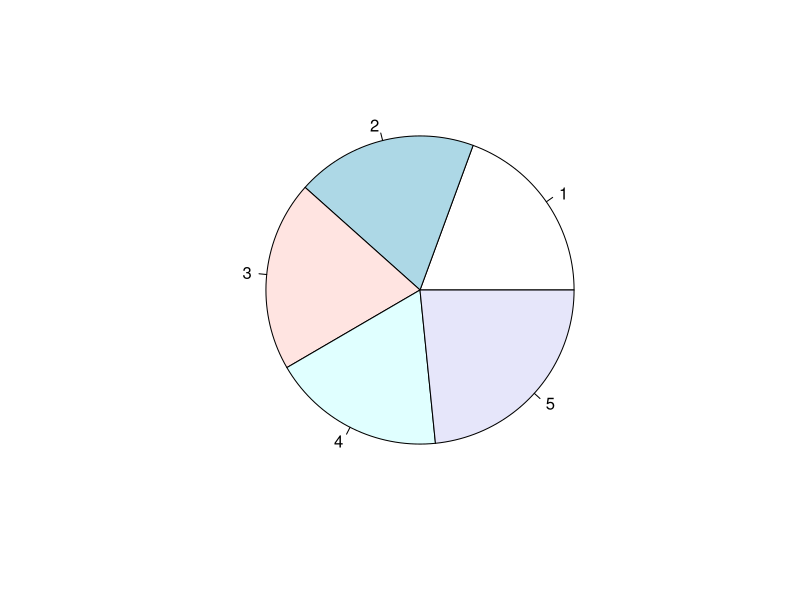

Write R code to recreate this figure.
# Folosind modulul Dplyr rezolvați următoarele exerciții
library(dplyr) 

df <- read.csv("performanta_studenti.csv")
head(df, 1)

# df$educatia_parintilor
# df %>% group_by(educatia_parintilor) %>% mutate(count = rank)
n <- df %>% count(educatia_parintilor) %>% select(n)
class(n)
n

pie(n$n) 
